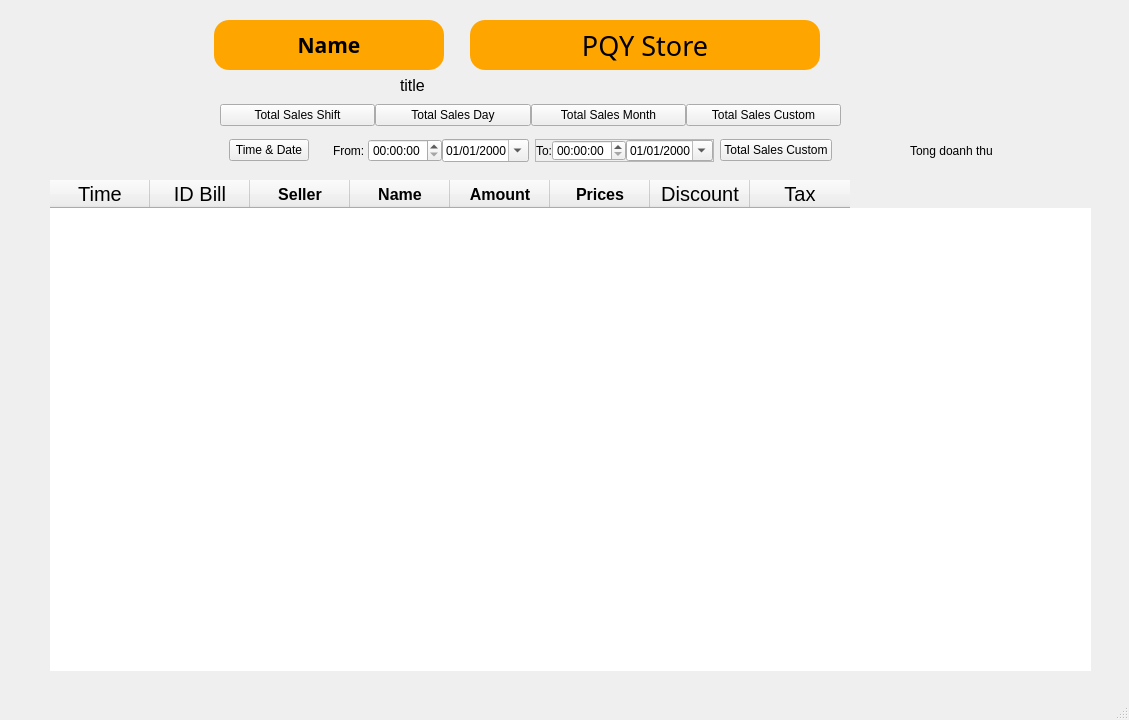
<?xml version="1.0" encoding="UTF-8"?>
<ui version="4.0">
 <class>MainWindow</class>
 <widget class="QMainWindow" name="MainWindow">
  <property name="geometry">
   <rect>
    <x>0</x>
    <y>0</y>
    <width>1129</width>
    <height>720</height>
   </rect>
  </property>
  <property name="windowTitle">
   <string>MainWindow</string>
  </property>
  <widget class="QWidget" name="centralwidget">
   <widget class="QLabel" name="label">
    <property name="geometry">
     <rect>
      <x>194</x>
      <y>20</y>
      <width>50</width>
      <height>50</height>
     </rect>
    </property>
    <property name="autoFillBackground">
     <bool>false</bool>
    </property>
    <property name="styleSheet">
     <string notr="true"/>
    </property>
    <property name="text">
     <string/>
    </property>
    <property name="pixmap">
     <pixmap>../Image/0a890a8477d7b889e1c6.jpg</pixmap>
    </property>
    <property name="scaledContents">
     <bool>true</bool>
    </property>
    <property name="wordWrap">
     <bool>false</bool>
    </property>
   </widget>
   <widget class="QLabel" name="name_user">
    <property name="geometry">
     <rect>
      <x>214</x>
      <y>20</y>
      <width>230</width>
      <height>50</height>
     </rect>
    </property>
    <property name="font">
     <font>
      <family>Comfortaa</family>
      <pointsize>16</pointsize>
      <weight>75</weight>
      <bold>true</bold>
     </font>
    </property>
    <property name="styleSheet">
     <string notr="true">background-color: orange;
border-radius: 15px;
border-color: black;</string>
    </property>
    <property name="text">
     <string>Name</string>
    </property>
    <property name="alignment">
     <set>Qt::AlignCenter</set>
    </property>
   </widget>
   <widget class="QPushButton" name="returnHome">
    <property name="geometry">
     <rect>
      <x>470</x>
      <y>20</y>
      <width>350</width>
      <height>50</height>
     </rect>
    </property>
    <property name="font">
     <font>
      <family>Impact</family>
      <pointsize>20</pointsize>
      <weight>50</weight>
      <bold>false</bold>
     </font>
    </property>
    <property name="styleSheet">
     <string notr="true">background-color: orange;
border-radius: 15px;
border-color: black;</string>
    </property>
    <property name="text">
     <string>PQY Store</string>
    </property>
    <property name="autoDefault">
     <bool>false</bool>
    </property>
   </widget>
   <widget class="QFrame" name="frame">
    <property name="geometry">
     <rect>
      <x>220</x>
      <y>100</y>
      <width>621</width>
      <height>31</height>
     </rect>
    </property>
    <property name="sizePolicy">
     <sizepolicy hsizetype="Fixed" vsizetype="Fixed">
      <horstretch>0</horstretch>
      <verstretch>0</verstretch>
     </sizepolicy>
    </property>
    <layout class="QHBoxLayout" name="horizontalLayout">
     <property name="spacing">
      <number>0</number>
     </property>
     <property name="leftMargin">
      <number>0</number>
     </property>
     <property name="topMargin">
      <number>0</number>
     </property>
     <property name="rightMargin">
      <number>0</number>
     </property>
     <property name="bottomMargin">
      <number>0</number>
     </property>
     <item>
      <widget class="QPushButton" name="total_shift">
       <property name="styleSheet">
        <string notr="true">font: 8pt &quot;Comic Sans MS&quot;;</string>
       </property>
       <property name="text">
        <string>Total Sales Shift</string>
       </property>
      </widget>
     </item>
     <item>
      <widget class="QPushButton" name="total_shift_day">
       <property name="styleSheet">
        <string notr="true">font: 8pt &quot;Comic Sans MS&quot;;</string>
       </property>
       <property name="text">
        <string>Total Sales Day</string>
       </property>
      </widget>
     </item>
     <item>
      <widget class="QPushButton" name="total_shift_month">
       <property name="styleSheet">
        <string notr="true">font: 8pt &quot;Comic Sans MS&quot;;</string>
       </property>
       <property name="text">
        <string>Total Sales Month</string>
       </property>
      </widget>
     </item>
     <item>
      <widget class="QPushButton" name="total_shift_custom">
       <property name="styleSheet">
        <string notr="true">font: 8pt &quot;Comic Sans MS&quot;;</string>
       </property>
       <property name="text">
        <string>Total Sales Custom</string>
       </property>
      </widget>
     </item>
    </layout>
   </widget>
   <widget class="QFrame" name="frame_custom">
    <property name="geometry">
     <rect>
      <x>220</x>
      <y>130</y>
      <width>621</width>
      <height>41</height>
     </rect>
    </property>
    <layout class="QHBoxLayout" name="horizontalLayout_2">
     <item alignment="Qt::AlignLeft">
      <widget class="QPushButton" name="show_time">
       <property name="text">
        <string>Time &amp;&amp; Date</string>
       </property>
      </widget>
     </item>
     <item alignment="Qt::AlignHCenter|Qt::AlignTop">
      <widget class="QWidget" name="widget" native="true">
       <layout class="QHBoxLayout" name="horizontalLayout_3">
        <property name="spacing">
         <number>0</number>
        </property>
        <property name="leftMargin">
         <number>0</number>
        </property>
        <property name="topMargin">
         <number>0</number>
        </property>
        <property name="rightMargin">
         <number>0</number>
        </property>
        <property name="bottomMargin">
         <number>0</number>
        </property>
        <item>
         <widget class="QLabel" name="label_2">
          <property name="text">
           <string>From: </string>
          </property>
         </widget>
        </item>
        <item>
         <widget class="QTimeEdit" name="time_from">
          <property name="sizePolicy">
           <sizepolicy hsizetype="Minimum" vsizetype="Fixed">
            <horstretch>0</horstretch>
            <verstretch>100</verstretch>
           </sizepolicy>
          </property>
         </widget>
        </item>
        <item>
         <widget class="QDateEdit" name="dateEdit">
          <property name="minimumSize">
           <size>
            <width>80</width>
            <height>0</height>
           </size>
          </property>
          <property name="displayFormat">
           <string>dd/MM/yyyy</string>
          </property>
          <property name="calendarPopup">
           <bool>true</bool>
          </property>
         </widget>
        </item>
       </layout>
      </widget>
     </item>
     <item alignment="Qt::AlignHCenter">
      <widget class="QFrame" name="frame_2">
       <property name="sizePolicy">
        <sizepolicy hsizetype="Minimum" vsizetype="Minimum">
         <horstretch>0</horstretch>
         <verstretch>0</verstretch>
        </sizepolicy>
       </property>
       <property name="minimumSize">
        <size>
         <width>0</width>
         <height>0</height>
        </size>
       </property>
       <property name="frameShape">
        <enum>QFrame::StyledPanel</enum>
       </property>
       <property name="frameShadow">
        <enum>QFrame::Raised</enum>
       </property>
       <layout class="QHBoxLayout" name="horizontalLayout_4">
        <property name="spacing">
         <number>0</number>
        </property>
        <property name="leftMargin">
         <number>0</number>
        </property>
        <property name="topMargin">
         <number>0</number>
        </property>
        <property name="rightMargin">
         <number>0</number>
        </property>
        <property name="bottomMargin">
         <number>0</number>
        </property>
        <item>
         <widget class="QLabel" name="label_3">
          <property name="text">
           <string>To:</string>
          </property>
         </widget>
        </item>
        <item>
         <widget class="QTimeEdit" name="time_to">
          <property name="timeSpec">
           <enum>Qt::LocalTime</enum>
          </property>
         </widget>
        </item>
        <item>
         <widget class="QDateEdit" name="dateEdit_2">
          <property name="sizePolicy">
           <sizepolicy hsizetype="Fixed" vsizetype="Fixed">
            <horstretch>0</horstretch>
            <verstretch>0</verstretch>
           </sizepolicy>
          </property>
          <property name="minimumSize">
           <size>
            <width>80</width>
            <height>0</height>
           </size>
          </property>
          <property name="displayFormat">
           <string>dd/MM/yyyy</string>
          </property>
          <property name="calendarPopup">
           <bool>true</bool>
          </property>
         </widget>
        </item>
       </layout>
      </widget>
     </item>
     <item alignment="Qt::AlignRight">
      <widget class="QPushButton" name="total_shift_8">
       <property name="styleSheet">
        <string notr="true">font: 8pt &quot;Comic Sans MS&quot;;</string>
       </property>
       <property name="text">
        <string>Total Sales Custom</string>
       </property>
      </widget>
     </item>
    </layout>
   </widget>
   <widget class="QTableWidget" name="tableWidget">
    <property name="geometry">
     <rect>
      <x>50</x>
      <y>180</y>
      <width>1041</width>
      <height>491</height>
     </rect>
    </property>
    <property name="font">
     <font>
      <pointsize>15</pointsize>
     </font>
    </property>
    <property name="styleSheet">
     <string notr="true">

border-width: 0px;
border-radius: 19px;
border-color: rgb(0, 0, 127);
border-style: solid;</string>
    </property>
    <property name="frameShape">
     <enum>QFrame::NoFrame</enum>
    </property>
    <property name="editTriggers">
     <set>QAbstractItemView::DoubleClicked</set>
    </property>
    <property name="gridStyle">
     <enum>Qt::DashLine</enum>
    </property>
    <column>
     <property name="text">
      <string>Time</string>
     </property>
    </column>
    <column>
     <property name="text">
      <string>ID Bill</string>
     </property>
    </column>
    <column>
     <property name="text">
      <string>Seller</string>
     </property>
     <property name="font">
      <font>
       <pointsize>12</pointsize>
       <weight>75</weight>
       <bold>true</bold>
      </font>
     </property>
    </column>
    <column>
     <property name="text">
      <string>Name</string>
     </property>
     <property name="font">
      <font>
       <pointsize>12</pointsize>
       <weight>75</weight>
       <bold>true</bold>
      </font>
     </property>
    </column>
    <column>
     <property name="text">
      <string>Amount</string>
     </property>
     <property name="font">
      <font>
       <pointsize>12</pointsize>
       <weight>75</weight>
       <bold>true</bold>
      </font>
     </property>
    </column>
    <column>
     <property name="text">
      <string>Prices</string>
     </property>
     <property name="font">
      <font>
       <pointsize>12</pointsize>
       <weight>75</weight>
       <bold>true</bold>
      </font>
     </property>
    </column>
    <column>
     <property name="text">
      <string>Discount</string>
     </property>
    </column>
    <column>
     <property name="text">
      <string>Tax</string>
     </property>
    </column>
   </widget>
   <widget class="QLabel" name="sum_price">
    <property name="geometry">
     <rect>
      <x>910</x>
      <y>140</y>
      <width>141</width>
      <height>21</height>
     </rect>
    </property>
    <property name="text">
     <string>Tong doanh thu</string>
    </property>
   </widget>
   <widget class="QLabel" name="title_table">
    <property name="geometry">
     <rect>
      <x>400</x>
      <y>70</y>
      <width>401</width>
      <height>31</height>
     </rect>
    </property>
    <property name="font">
     <font>
      <pointsize>12</pointsize>
     </font>
    </property>
    <property name="text">
     <string>title</string>
    </property>
   </widget>
   <zorder>name_user</zorder>
   <zorder>label</zorder>
   <zorder>returnHome</zorder>
   <zorder>frame</zorder>
   <zorder>frame_custom</zorder>
   <zorder>tableWidget</zorder>
   <zorder>sum_price</zorder>
   <zorder>title_table</zorder>
  </widget>
  <widget class="QMenuBar" name="menubar">
   <property name="geometry">
    <rect>
     <x>0</x>
     <y>0</y>
     <width>1129</width>
     <height>21</height>
    </rect>
   </property>
  </widget>
  <widget class="QStatusBar" name="statusbar"/>
 </widget>
 <resources>
  <include location="../resource.qrc"/>
 </resources>
 <connections/>
</ui>
